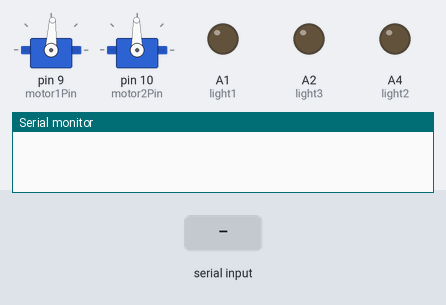
The sketch below on a simulated Arduino Uno, built with avr-gcc and run on an emulated ATmega328P. On the bench: 2 × servo, output pins drawn as LEDs (lit = HIGH), the last lines printed to the serial monitor. The test bench sets the inputs (shaded band).

Above: at 1.2 s.
1.3 s: "q" received over Serial
At 1.9 s:
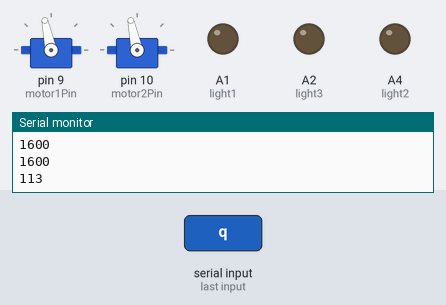
2.8 s: "1" received over Serial
At 3.4 s:
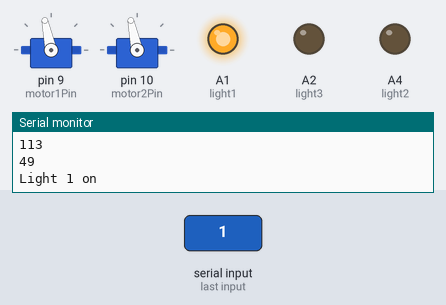
4.3 s: "w" received over Serial
At 4.9 s:
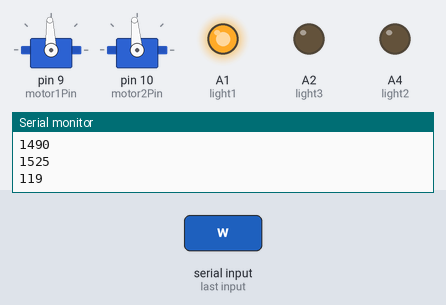
5.8 s: "a" received over Serial
At 6.3 s:
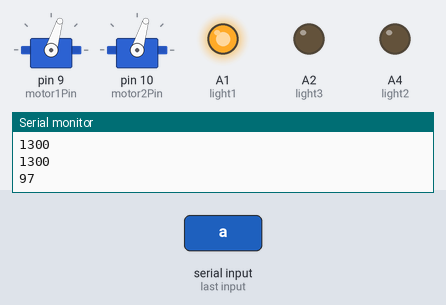
7.3 s: "2" received over Serial
At 7.7 s:
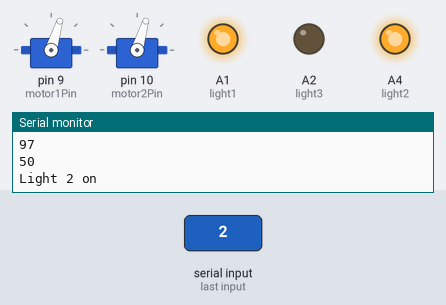
8.8 s: "s" received over Serial
At 9.2 s:
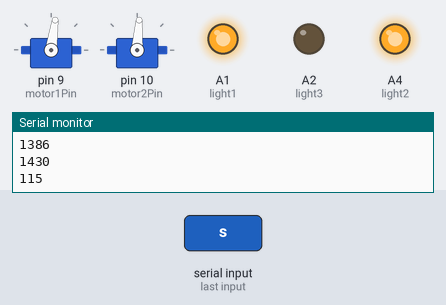
Timing chart, 0 to 11.3 s (numbered marks = the images above; inputs shaded):
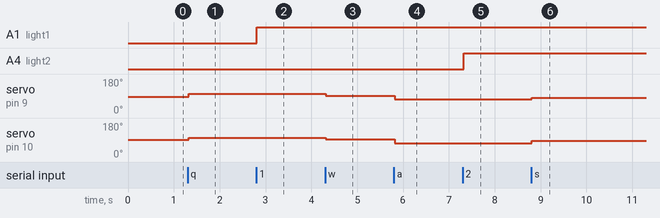

Measured:
- after the input at 1.3 s, servo on pin 9 (motor1Pin): 87° → 102° at once; servo on pin 10 (motor2Pin): 91° → 102° at once
- after the input at 2.8 s, A1 (light1): LOW → HIGH at once
- after the input at 4.3 s, servo on pin 9 (motor1Pin): 102° → 92° at once; servo on pin 10 (motor2Pin): 102° → 95° at once
- after the input at 5.8 s, servo on pin 9 (motor1Pin): 92° → 73° at once; servo on pin 10 (motor2Pin): 95° → 73° at once
- after the input at 7.3 s, A4 (light2): LOW → HIGH at once
- after the input at 8.8 s, servo on pin 9 (motor1Pin): 73° → 82° at once; servo on pin 10 (motor2Pin): 73° → 86° at once

The sketch:

PlantClimberRobot.ino
```cpp
/*********** Global PlantBOT  Controller ***********/
    /***********       hsareen .   ***********/

#define BOT1 1

#include "PlantClimberConfig.h"
#include <Servo.h>


Servo s[2];
int s1speed;
int s2speed;

int incomingSerialByte = 0;

void setup() {
  Serial.begin(9600);

  //Servo INIT
  s[0].attach(motor1Pin); //servo 1-s1
  s[1].attach(motor2Pin); //servo 2-s2

  s1speed = s1stopspeed;
  s2speed = s2stopspeed;

  //Light INIT
  pinMode(light1, OUTPUT); //left light with motor1/s1 in front
  pinMode(light2, OUTPUT); //middle light with motor1/s1 in front
  pinMode(light3, OUTPUT); //right light with motor1/s1 in front

  #ifdef BOT4
  pinMode(light4, OUTPUT);
  #endif

  turnAllLightsOff();
}

void turnAllLightsOff(){
  digitalWrite(light1, LOW);
  digitalWrite(light2, LOW);
  digitalWrite(light3, LOW);

  #ifdef BOT4
  digitalWrite(light4, LOW);
  #endif
}

void loop() {
  if (Serial.available() > 0) {
    incomingSerialByte = Serial.read();

    //select the robot state
    //w,s,q,a,x
    if(incomingSerialByte == 'w'){
      //move up slow speed
      s1speed = s1upspeed;
      s2speed = s2upspeed;
      Serial.println(s1speed);
      Serial.println(s2speed);
    }else if(incomingSerialByte == 's'){
      //move down slow speed
      s1speed = s1downspeed;
      s2speed = s2downspeed;
      Serial.println(s1speed);
      Serial.println(s2speed);
    }else if(incomingSerialByte == 'q'){
      //move up throttle
      s1speed = s1throttleupspeed;
      s2speed = s2throttleupspeed;
      Serial.println(s1speed);
      Serial.println(s2speed);
    }else if(incomingSerialByte == 'a'){
      //move down throttle
      s1speed = s1throttledownspeed;
      s2speed = s2throttledownspeed;
      Serial.println(s1speed);
      Serial.println(s2speed);
    }else if(incomingSerialByte == 'x'){
      //stop movement
      s1speed = s1stopspeed;
      s2speed = s2stopspeed;
      Serial.println(s1speed);
      Serial.println(s2speed);
    }

    Serial.println(incomingSerialByte);

    //select and toggle the light (1,2,3,4) state
    if(incomingSerialByte == '1'){
      if(isLight1On){
        digitalWrite(light1, LOW);
        Serial.println("Light 1 off");
      }else{
        digitalWrite(light1, HIGH);
        Serial.println("Light 1 on");
      }
      isLight1On = !isLight1On;
    }else if(incomingSerialByte == '2'){
      if(isLight2On){
        digitalWrite(light2, LOW);
        Serial.println("Light 2 off");
      }else{
        digitalWrite(light2, HIGH);
        Serial.println("Light 2 on");
      }
      isLight2On = !isLight2On;
    }else if(incomingSerialByte == '3'){
      if(isLight3On){
        digitalWrite(light3, LOW);
        Serial.println("Light 3 off");
      }else{
        digitalWrite(light3, HIGH);
        Serial.println("Light 3 on");
      }
      isLight3On = !isLight3On;
    }else if(incomingSerialByte == '4'){
      #ifdef BOT4
      if(isLight4On){
        digitalWrite(light4, LOW);
        Serial.println("Light 4 off");
      }else{
        digitalWrite(light4, HIGH);
        Serial.println("Light 4 on");
      }
      isLight4On = !isLight4On;
      #endif
    }else if(incomingSerialByte == '5'){
      turnAllLightsOff();
    }
  }

  s[0].writeMicroseconds(s1speed);
  s[1].writeMicroseconds(s2speed );
  delay(30);
}
```

PlantClimberConfig.h
```cpp
/*********** Global PlantBOT  Config ***********/
#include "Arduino.h"

#ifdef BOT1
    //hardware pins
    int motor1Pin = 9; //s0
    int motor2Pin = 10; //s1

    //down position
    int s1downspeed = 1386;
    int s2downspeed = 1430;

    //up position
    int s1upspeed = 1490;
    int s2upspeed = 1525;

    //stop position
    int s1stopspeed = 1440;
    int s2stopspeed = 1480;

    //throttle up
    int s1throttleupspeed = 1600;
    int s2throttleupspeed = 1600;

    //throttle down
    int s1throttledownspeed = 1300;
    int s2throttledownspeed = 1300;

    int light2 = A4;
    int light3 = A2; //right
    int light1 = A1; //left

    bool isLight1On = false;
    bool isLight2On = false;
    bool isLight3On = false;
#endif

#ifdef BOT2
    //hardware pins
     int motor1Pin = 9; //s0
     int motor2Pin = 10; //s1

    //down position
      int s1downspeed = 1400;
      int s2downspeed = 1358;

    //up position
      int s1upspeed = 1525;
      int s2upspeed = 1493;

    //stop position
      int s1stopspeed = 1460;
      int s2stopspeed = 1410;

    //throttle up
      int s1throttleupspeed = 1600;
      int s2throttleupspeed = 1600;

    //throttle down
      int s1throttledownspeed = 1300;
      int s2throttledownspeed = 1300;

      int light2 = A2;
      int light3 = A4;
      int light1 = A3;

      bool isLight1On = false;
      bool isLight2On = false;
      bool isLight3On = false;
#endif

#ifdef BOT3
    //hardware pins
      int motor1Pin = 9; //s0
      int motor2Pin = 10; //s1

    //down position
      int s1downspeed = 1450;
      int s2downspeed = 1425;

    //up position
      int s1upspeed = 1570;
      int s2upspeed = 1528;

    //stop position
      int s1stopspeed = 1507;
      int s2stopspeed = 1480;

    //throttle up
      int s1throttleupspeed = 1600;
      int s2throttleupspeed = 1600;

    //throttle down
      int s1throttledownspeed = 1300;
      int s2throttledownspeed = 1300;

      int light2 = A2;
      int light3 = A4;
      int light1 = A3;

      bool isLight1On = false;
      bool isLight2On = false;
      bool isLight3On = false;
#endif

#ifdef BOT4
    //hardware pins
      int motor1Pin = 9; //s0
      int motor2Pin = 10; //s1

    //down position
      int s1downspeed = 1420;
      int s2downspeed = 1430;

    //up position
      int s1upspeed = 1525;
      int s2upspeed = 1535;

    //  stop position
      int s1stopspeed = 1470;
      int s2stopspeed = 1480;

    //throttle up
      int s1throttleupspeed = 1600;
      int s2throttleupspeed = 1600;

    //throttle down
      int s1throttledownspeed = 1300;
      int s2throttledownspeed = 1300;


      int light1 = A4;
      int light2 = A3;
      int light3 = A1;
      int light4 = A2;

      bool isLight1On = false;
      bool isLight2On = false;
      bool isLight3On = false;
      bool isLight4On = false;
#endif
```
